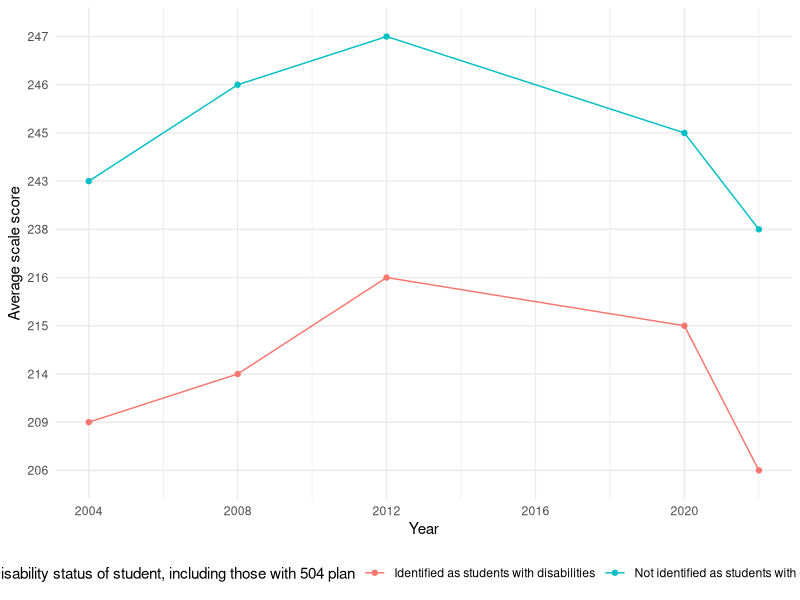
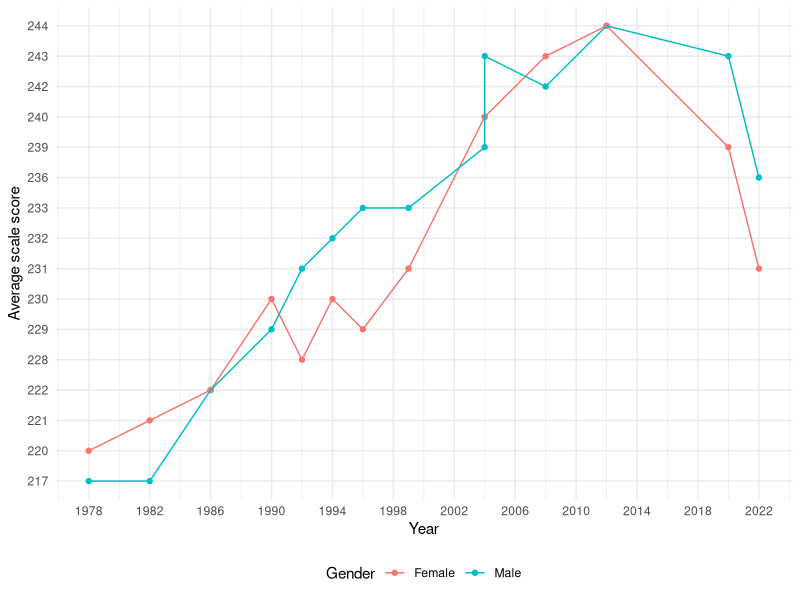
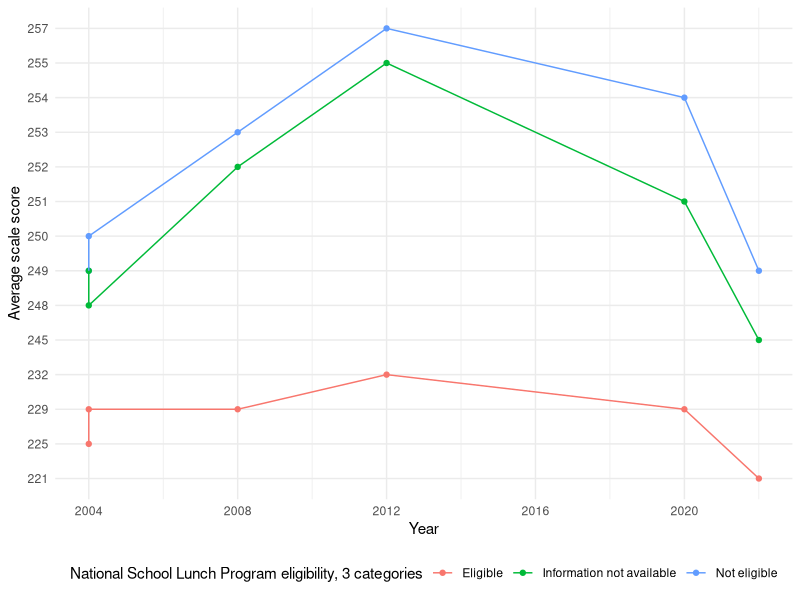
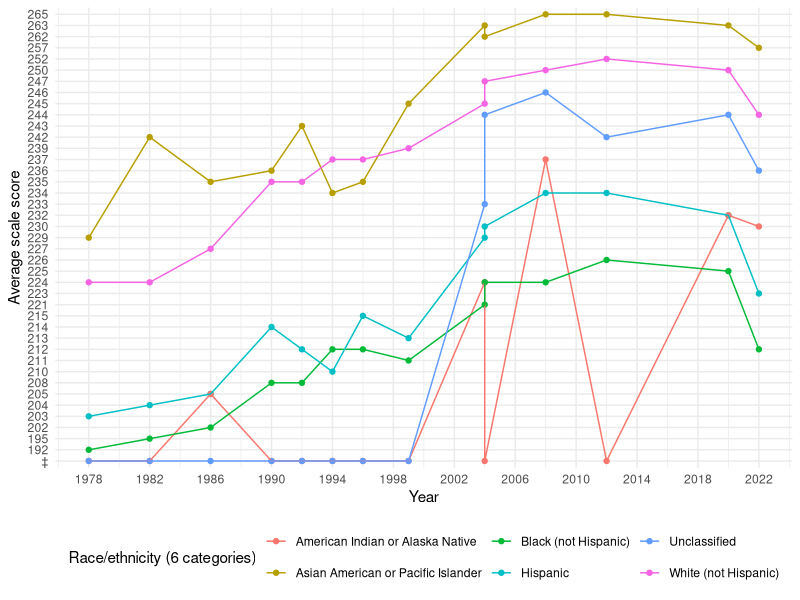
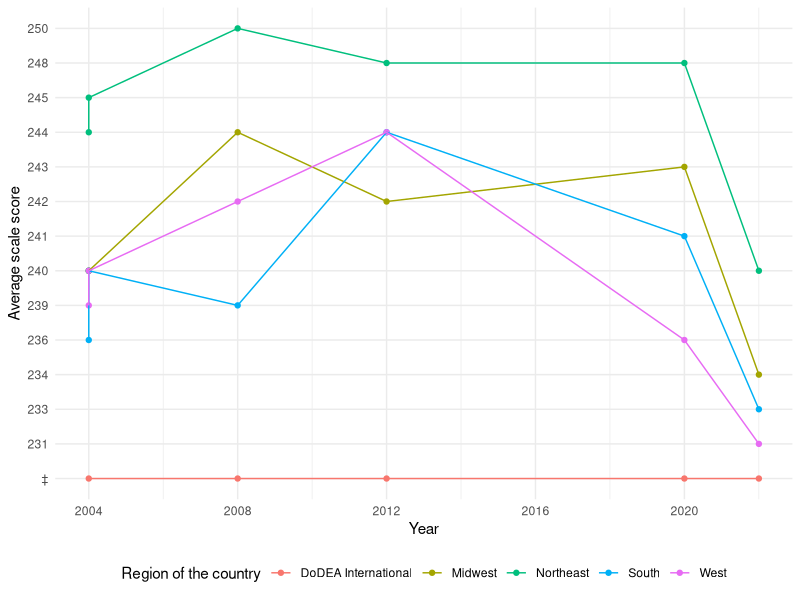
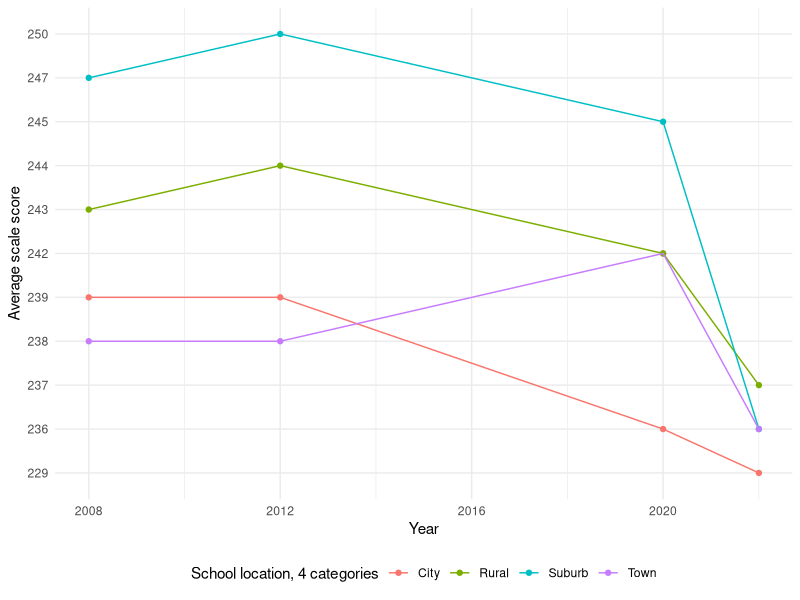
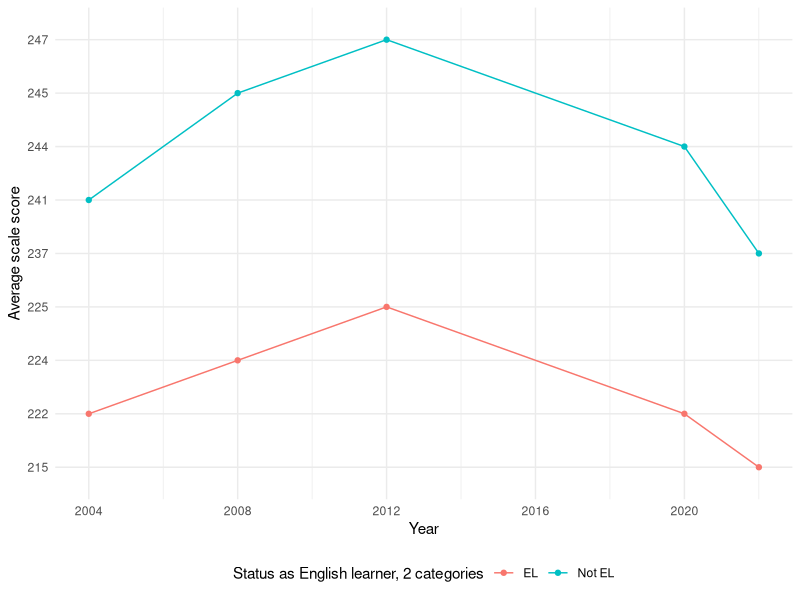
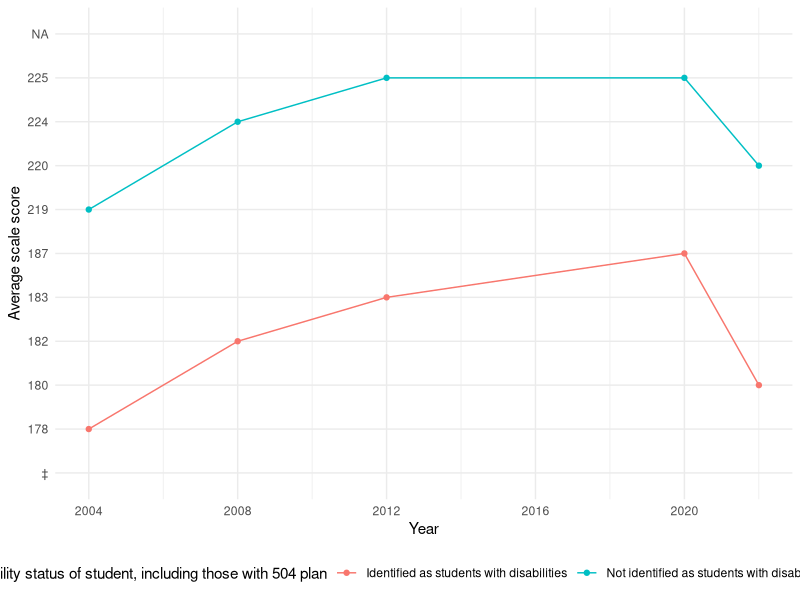

Recreate these plots in R, in order.
## ---- chunk 1
#| echo: false
#| output: false

library(tidyverse)
library(lubridate)
## ---- chunk 2
disability <- read_csv("data/mathematics/Mathematics, Age 9, Disability sta.csv", show_col_types = FALSE)
colnames(disability) <- disability[8, 1:4]
disability <- disability[9:18, 1:4] |>
  mutate(Year = ymd(Year, truncated = 2L))

ggplot(disability, aes(x = Year, y = `Average scale score`, colour = `Disability status of student, including those with 504 plan`)) +
  geom_point() +
  geom_line(aes(group = `Disability status of student, including those with 504 plan`)) +
  scale_x_date(breaks = as.Date(paste0(seq(2004, 2024, 4), "-01-01")), date_labels = "%Y") +
  theme_minimal() + 
  theme(legend.position = "bottom")
## ---- chunk 3
gender <- read_csv("data/mathematics/Mathematics, Age 9, Gender.csv", show_col_types = FALSE)
colnames(gender) <- gender[8, 1:4]
gender <- gender[9:36, 1:4] |>
  mutate(Year = ymd(Year, truncated = 2L))

ggplot(gender, aes(x = Year, y = `Average scale score`, colour = Gender)) +
  geom_point() +
  geom_line(aes(group = Gender)) +
  scale_x_date(breaks = as.Date(paste0(seq(1978, 2024, 4), "-01-01")), date_labels = "%Y") +
  theme_minimal() + 
  theme(legend.position = "bottom")
## ---- chunk 4
national_school <- read_csv("data/mathematics/Mathematics, Age 9, National School.csv", show_col_types = FALSE)
colnames(national_school) <- national_school[8, 1:4]
national_school <- national_school[9:26, 1:4] |>
  mutate(Year = ymd(Year, truncated = 2L))

ggplot(national_school, aes(x = Year, y = `Average scale score`, colour = `National School Lunch Program eligibility, 3 categories`)) +
  geom_point() +
  geom_line(aes(group = `National School Lunch Program eligibility, 3 categories`)) +
  scale_x_date(breaks = as.Date(paste0(seq(2004, 2024, 4), "-01-01")), date_labels = "%Y") +
  theme_minimal() + 
  theme(legend.position = "bottom")
## ---- chunk 5
race <- read_csv("data/mathematics/Mathematics, Age 9, Race ethnicity.csv", show_col_types = FALSE)
colnames(race) <- race[8, 1:4]
race <- race[9:92, 1:4] |>
  mutate(Year = ymd(Year, truncated = 2L))

ggplot(race, aes(x = Year, y = `Average scale score`, colour = `Race/ethnicity (6 categories)`)) +
  geom_point() +
  geom_line(aes(group = `Race/ethnicity (6 categories)`)) +
  scale_x_date(breaks = as.Date(paste0(seq(1978, 2024, 4), "-01-01")), date_labels = "%Y") +
  theme_minimal() + 
  theme(legend.position = "bottom")
## ---- chunk 6
region <- read_csv("data/mathematics/Mathematics, Age 9, Region of the.csv", show_col_types = FALSE)
colnames(region) <- region[8, 1:4]
region <- region[9:37, 1:4] |>
  mutate(Year = ymd(Year, truncated = 2L))

ggplot(region, aes(x = Year, y = `Average scale score`, colour = `Region of the country`)) +
  geom_point() +
  geom_line(aes(group = `Region of the country`)) +
  scale_x_date(breaks = as.Date(paste0(seq(2004, 2024, 4), "-01-01")), date_labels = "%Y") +
  theme_minimal() + 
  theme(legend.position = "bottom")
## ---- chunk 7
location <- read_csv("data/mathematics/Mathematics, Age 9, School location.csv", show_col_types = FALSE)
colnames(location) <- location[8, 1:4]
location <- location[9:24, 1:4] |>
  mutate(Year = ymd(Year, truncated = 2L))

ggplot(location, aes(x = Year, y = `Average scale score`, colour = `School location, 4 categories`)) +
  geom_point() +
  geom_line(aes(group = `School location, 4 categories`)) +
  scale_x_date(breaks = as.Date(paste0(seq(2008, 2024, 4), "-01-01")), date_labels = "%Y") +
  theme_minimal() + 
  theme(legend.position = "bottom")
## ---- chunk 8
eng_status <- read_csv("data/mathematics/Mathematics, Age 9, Status as Engl.csv", show_col_types = FALSE)
colnames(eng_status) <- eng_status[8, 1:4]
eng_status <- eng_status[9:18, 1:4] |>
  mutate(Year = ymd(Year, truncated = 2L))

ggplot(eng_status, aes(x = Year, y = `Average scale score`, colour = `Status as English learner, 2 categories`)) +
  geom_point() +
  geom_line(aes(group = `Status as English learner, 2 categories`)) +
  scale_x_date(breaks = as.Date(paste0(seq(2004, 2024, 4), "-01-01")), date_labels = "%Y") +
  theme_minimal() + 
  theme(legend.position = "bottom")
## ---- chunk 9
disability_r <- read_csv("data/reading/NAEP_Disability.csv")
disability_r <- disability_r[8:40, ]
colnames(disability_r) <- as.character(disability_r[1, ])
disability_r <- disability_r[-1, ]
## ---- chunk 10
disability_r$Year <- as.Date(paste0(disability_r$Year, "-01-01"))

ggplot(disability_r, aes(x = Year, y = `Average scale score`, color = `Disability status of student, including those with 504 plan`)) +
  geom_point() +
  geom_line(aes(group = `Disability status of student, including those with 504 plan`)) +
  scale_x_date(breaks = as.Date(paste0(seq(2004, 2024, 4), "-01-01")), 
               date_labels = "%Y") +
  theme_minimal() + 
  theme(legend.position = "bottom")
## ---- chunk 11
gender_r <- read_csv("data/reading/NAEP_Gender.csv")
gender_r <- gender_r[8:40, ]
colnames(gender_r) <- as.character(gender_r[1, ])
gender_r <- gender_r[-1, ]
## ---- chunk 12
gender_r$Year <- as.Date(paste0(gender_r$Year, "-01-01"))

ggplot(gender_r, aes(x = Year, y = `Average scale score`, color = `Gender`)) +
  geom_point() +
  geom_line(aes(group = `Gender`)) +
  scale_x_date(breaks = as.Date(paste0(seq(1978, 2024, 4), "-01-01")), 
               date_labels = "%Y") +
  theme_minimal() + 
  theme(legend.position = "bottom")
## ---- chunk 13
lunch_program_r <- read_csv("data/reading/NAEP_LunchProgram.csv")
lunch_program_r <- lunch_program_r[8:56, ]
colnames(lunch_program_r) <- as.character(lunch_program_r[1, ])
lunch_program_r <- lunch_program_r[-1, ]
## ---- chunk 14
lunch_program_r$Year <- as.Date(paste0(lunch_program_r$Year, "-01-01"))

ggplot(lunch_program_r, aes(x = Year, y = `Average scale score`, color = `National School Lunch Program eligibility, 3 categories`)) +
  geom_point() +
  geom_line(aes(group = `National School Lunch Program eligibility, 3 categories`)) +
  scale_x_date(breaks = as.Date(paste0(seq(2004, 2024, 4), "-01-01")), 
               date_labels = "%Y") +
  theme_minimal() + 
  theme(legend.position = "bottom")
## ---- chunk 15
race_r <- read_csv("data/reading/NAEP_Race.csv")
race_r <- race_r[8:104, ]
colnames(race_r) <- as.character(race_r[1, ])
race_r <- race_r[-1, ]
## ---- chunk 16
race_r$Year <- as.Date(paste0(race_r$Year, "-01-01"))

ggplot(race_r, aes(x = Year, y = `Average scale score`, color = `Race/ethnicity (6 categories)`)) +
  geom_point() +
  geom_line(aes(group = `Race/ethnicity (6 categories)`)) +
  scale_x_date(breaks = as.Date(paste0(seq(1978, 2024, 4), "-01-01")), 
               date_labels = "%Y") +
  theme_minimal() + 
  theme(legend.position = "bottom")
## ---- chunk 17
region_r <- read_csv("data/reading/NAEP_Region.csv")
region_r <- region_r[8:88, ]
colnames(region_r) <- as.character(region_r[1, ])
region_r <- region_r[-1, ]
## ---- chunk 18
region_r$Year <- as.Date(paste0(region_r$Year, "-01-01"))

ggplot(region_r, aes(x = Year, y = `Average scale score`, color = `Region of the country`)) +
  geom_point() +
  geom_line(aes(group = `Region of the country`)) +
  scale_x_date(breaks = as.Date(paste0(seq(2004, 2024, 4), "-01-01")), 
               date_labels = "%Y") +
  theme_minimal() + 
  theme(legend.position = "bottom")
## ---- chunk 19
location_r <- read_csv("data/reading/NAEP_Location.csv")
location_r <- location_r[8:72, ]
colnames(location_r) <- as.character(location_r[1, ])
location_r <- location_r[-1, ]
## ---- chunk 20
location_r$Year <- as.Date(paste0(location_r$Year, "-01-01"))

ggplot(location_r, aes(x = Year, y = `Average scale score`, color = `School location, 4 categories`)) +
  geom_point() +
  geom_line(aes(group = `School location, 4 categories`)) +
  scale_x_date(breaks = as.Date(paste0(seq(2008, 2024, 4), "-01-01")), 
               date_labels = "%Y") +
  theme_minimal() + 
  theme(legend.position = "bottom")
## ---- chunk 21
english_status_r <- read_csv("data/reading/NAEP_EnglishStatus.csv")
english_status_r <- english_status_r[8:40, ]
colnames(english_status_r) <- as.character(english_status_r[1, ])
english_status_r <- english_status_r[-1, ]
## ---- chunk 22
english_status_r$Year <- as.Date(paste0(english_status_r$Year, "-01-01"))

ggplot(english_status_r, aes(x = Year, y = `Average scale score`, color = `Status as English learner, 2 categories`)) +
  geom_point() +
  geom_line(aes(group = `Status as English learner, 2 categories`)) +
  scale_x_date(breaks = as.Date(paste0(seq(2004, 2024, 4), "-01-01")), 
               date_labels = "%Y") +
  theme_minimal() + 
  theme(legend.position = "bottom")
